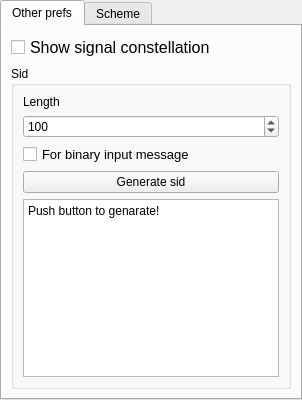
            <widget class="QTabWidget" name="other_prefs_QAM">
             <property name="minimumSize">
              <size>
               <width>0</width>
               <height>400</height>
              </size>
             </property>
             <property name="maximumSize">
              <size>
               <width>600</width>
               <height>600</height>
              </size>
             </property>
             <property name="currentIndex">
              <number>0</number>
             </property>
             <widget class="QWidget" name="other_prefs_wid_QAM">
              <attribute name="title">
               <string>Other prefs</string>
              </attribute>
              <layout class="QVBoxLayout" name="verticalLayout_40">
               <item>
                <widget class="QCheckBox" name="checkBox_show_sig_cons_qam">
                 <property name="font">
                  <font>
                   <pointsize>12</pointsize>
                  </font>
                 </property>
                 <property name="text">
                  <string>Show signal constellation</string>
                 </property>
                </widget>
               </item>
               <item>
                <widget class="QGroupBox" name="sid_QAM">
                 <property name="minimumSize">
                  <size>
                   <width>0</width>
                   <height>200</height>
                  </size>
                 </property>
                 <property name="title">
                  <string>Sid</string>
                 </property>
                 <layout class="QVBoxLayout" name="verticalLayout_51">
                  <item>
                   <widget class="QLabel" name="label_length_QAM">
                    <property name="text">
                     <string>Length</string>
                    </property>
                   </widget>
                  </item>
                  <item>
                   <widget class="QSpinBox" name="spinBox_QAM">
                    <property name="maximum">
                     <number>100000</number>
                    </property>
                    <property name="value">
                     <number>100</number>
                    </property>
                   </widget>
                  </item>
                  <item>
                   <widget class="QCheckBox" name="all_numbers_QAM">
                    <property name="font">
                     <font>
                      <pointsize>10</pointsize>
                     </font>
                    </property>
                    <property name="text">
                     <string>For binary input message</string>
                    </property>
                   </widget>
                  </item>
                  <item>
                   <widget class="QPushButton" name="pushButton_generate_sid_QAM">
                    <property name="text">
                     <string>Generate sid</string>
                    </property>
                   </widget>
                  </item>
                  <item>
                   <widget class="QPlainTextEdit" name="plainText_sid_QAM">
                    <property name="plainText">
                     <string>Push button to genarate!</string>
                    </property>
                   </widget>
                  </item>
                 </layout>
                </widget>
               </item>
              </layout>
             </widget>
             <widget class="QWidget" name="scheme_QAM">
              <attribute name="title">
               <string>Scheme</string>
              </attribute>
             </widget>
            </widget>
